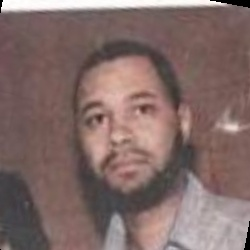
#> input picture Aaron_Patterson_0001.jpg, 250 x 250 px, given as the content of the folder data_num, which was not available
$ python another_more_image.py
#> lines starting #> are read from the running program, lines starting #| are printed output that depends on the picture; pictures that were not available may be replaced by others from this repository, and a replacement may not be noted
import cv2
import os

def another_image(path):
#> called with path = 'data_num'
    array_image = []
    for i in os.listdir(path):
        path_fl = path + '/' + i
        print(path_fl)
        num_path = len(os.listdir(path_fl))
        for j in os.listdir(path_fl):
            print(j)
            if num_path < 4:
                path_image = path_fl + '/' + j
                print(path_image)
                image = cv2.imread(path_image)
#> image is the input picture: shape (250, 250, 3); mean B, G, R 103.7, 106.9, 129.7
                another_1 = cv2.flip(image, 1)
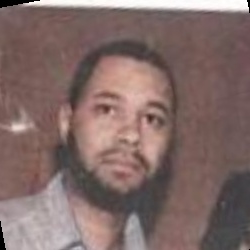
#> another_1: shape (250, 250, 3); mean B, G, R 103.7, 106.9, 129.7
                another_2 = cv2.rotate(image,cv2.ROTATE_90_CLOCKWISE)
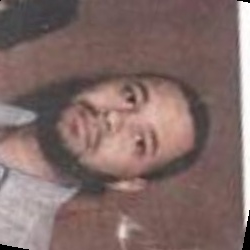
#> another_2: shape (250, 250, 3); mean B, G, R 103.7, 106.9, 129.7
                another_3 = cv2.rotate(image,cv2.ROTATE_90_COUNTERCLOCKWISE)
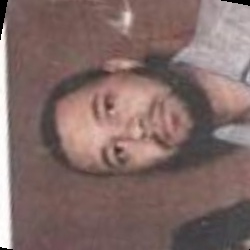
#> another_3: shape (250, 250, 3); mean B, G, R 103.7, 106.9, 129.7
                array_image.append(image)
                array_image.append(another_1)
                array_image.append(another_2)
                array_image.append(another_3)

                if os.path.exists(os.path.join('data_more', str(i))) == False:
                    os.mkdir(os.path.join('data_more', str(i)))

                for img in array_image:
                    path = 'data_more' + '/' + str(i)
                    _, _, files = next(os.walk(path))
                    file_count = len(files)
                    cv2.imwrite(os.path.join(path + "/" + 'User.' + str(i) + '.' + str(file_count+1) + '.jpg'),img)
                cv2.imshow('another_1', another_1)
                cv2.imshow('another_2', another_2)
                cv2.imshow('another_3', another_3)
                cv2.imshow('faces', image)
                cv2.waitKey()
                cv2.destroyAllWindows()

if __name__ == "__main__":
    another_image('data_num')
